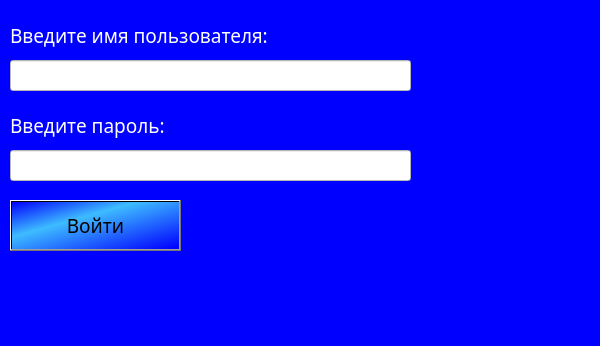
<?xml version="1.0" encoding="UTF-8"?>
<ui version="4.0">
 <class>log</class>
 <widget class="QDialog" name="log">
  <property name="geometry">
   <rect>
    <x>0</x>
    <y>0</y>
    <width>600</width>
    <height>346</height>
   </rect>
  </property>
  <property name="windowTitle">
   <string>Вход</string>
  </property>
  <property name="styleSheet">
   <string notr="true">background-color: rgb(0, 0, 255);</string>
  </property>
  <widget class="QLabel" name="username_login_label">
   <property name="geometry">
    <rect>
     <x>10</x>
     <y>20</y>
     <width>401</width>
     <height>31</height>
    </rect>
   </property>
   <property name="font">
    <font>
     <family>Montserrat Medium</family>
     <pointsize>14</pointsize>
    </font>
   </property>
   <property name="styleSheet">
    <string notr="true">color: rgb(255, 255, 255);</string>
   </property>
   <property name="text">
    <string>Введите имя пользователя:</string>
   </property>
  </widget>
  <widget class="QLineEdit" name="username_login">
   <property name="geometry">
    <rect>
     <x>10</x>
     <y>60</y>
     <width>401</width>
     <height>31</height>
    </rect>
   </property>
   <property name="font">
    <font>
     <family>Montserrat Medium</family>
     <pointsize>14</pointsize>
    </font>
   </property>
   <property name="styleSheet">
    <string notr="true">color: rgb(0, 0, 0);
background-color: rgb(255, 255, 255);</string>
   </property>
  </widget>
  <widget class="QLabel" name="password_login_label">
   <property name="geometry">
    <rect>
     <x>10</x>
     <y>110</y>
     <width>411</width>
     <height>31</height>
    </rect>
   </property>
   <property name="font">
    <font>
     <family>Montserrat Medium</family>
     <pointsize>14</pointsize>
    </font>
   </property>
   <property name="focusPolicy">
    <enum>Qt::TabFocus</enum>
   </property>
   <property name="styleSheet">
    <string notr="true">color: rgb(255, 255, 255);</string>
   </property>
   <property name="text">
    <string>Введите пароль:</string>
   </property>
  </widget>
  <widget class="QLineEdit" name="password_login">
   <property name="geometry">
    <rect>
     <x>10</x>
     <y>150</y>
     <width>401</width>
     <height>31</height>
    </rect>
   </property>
   <property name="font">
    <font>
     <family>Montserrat Medium</family>
     <pointsize>14</pointsize>
    </font>
   </property>
   <property name="styleSheet">
    <string notr="true">color: rgb(0, 0, 0);
background-color: rgb(255, 255, 255);</string>
   </property>
  </widget>
  <widget class="QLabel" name="error">
   <property name="geometry">
    <rect>
     <x>20</x>
     <y>270</y>
     <width>391</width>
     <height>41</height>
    </rect>
   </property>
   <property name="font">
    <font>
     <family>Montserrat Medium</family>
     <pointsize>10</pointsize>
    </font>
   </property>
   <property name="styleSheet">
    <string notr="true">color: rgb(255, 255, 255);</string>
   </property>
   <property name="text">
    <string/>
   </property>
  </widget>
  <widget class="QPushButton" name="login_btn">
   <property name="geometry">
    <rect>
     <x>10</x>
     <y>200</y>
     <width>171</width>
     <height>51</height>
    </rect>
   </property>
   <property name="font">
    <font>
     <family>Montserrat</family>
     <pointsize>14</pointsize>
    </font>
   </property>
   <property name="styleSheet">
    <string notr="true">background-color: qlineargradient(spread:pad, x1:0, y1:0, x2:1, y2:1, stop:0 rgba(0, 0, 255, 255), stop:0.373134 rgba(62, 188, 255, 255), stop:0.985075 rgba(0, 0, 255, 255));</string>
   </property>
   <property name="text">
    <string>Войти</string>
   </property>
  </widget>
 </widget>
 <resources/>
 <connections/>
</ui>
